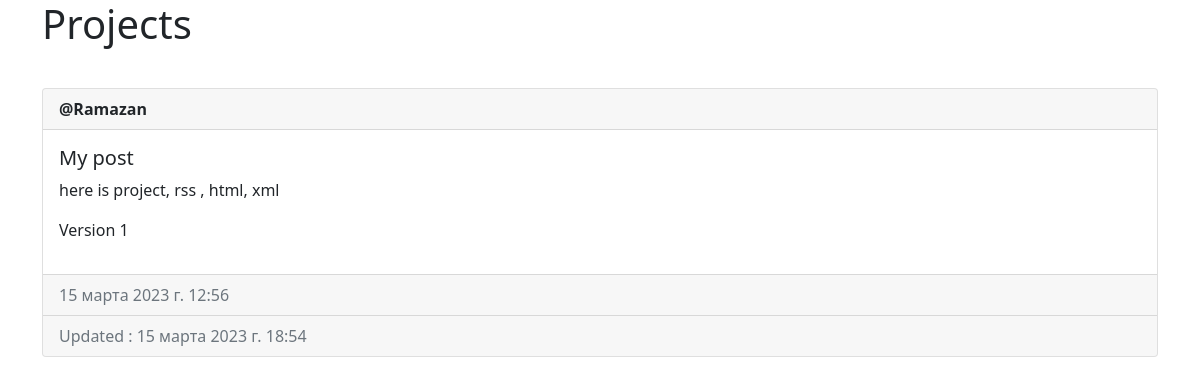
/project/7, run on the app's committed database.
### account/models.py (models this page shows, shortened)
class Post(models.Model):
    author = models.ForeignKey(User, on_delete=models.CASCADE)
    title = models.CharField(max_length=200)
    description = models.TextField()
    created_at=models.DateTimeField(auto_now_add=True)
    updated_at=models.DateTimeField(auto_now=True)
    version = models.IntegerField(default=1)

### account/views.py (the view)
# urls.py: path('project/<int:pk>', ProjectDetailView.as_view(), name='project_view'),
class ProjectDetailView(DetailView):
    model=Post
    template_name="project.html"
    form_class=PostForm
    def project(request):
        posts=Post.objects.all()
        if request.method=="POST":
            post_id=request.POST.get("post-id")
            post=Post.objects.filter(id=post_id).first()
            if post and post.author == request.user:
                post.delete()
        return render(request, 'all_projects.html', {"posts":posts})

### templates/project.html (shortened to what this page needs)
{% extends 'base.html' %}
{% block content %}
<div class="container">
<h1>Projects</h1>
<div class="card mt-2 down-div">
<div class="card-header"><strong>@{{post.author.username}}</strong></div>
<div class="card-body d-flex flex-row justify-content-between">
    <div>
      <h5 class="card-title">{{post.title}}</h5>
      <p>{{post.description}}</p>
     <p>Version {{post.version}}</p>
    </div>
</div>
<div class="card-footer text-muted">
    {{post.created_at}}
</div>
<div class="card-footer text-muted">
   <span>Updated :</span> {{post.updated_at}}
</div>
</div>
</div>
{% endblock %}

### templates/project.html (style rules this page uses)
.mt-2 { margin-top: 2.5rem!important; }

### data on the page
Post: author.username "Ramazan", title "My post", description "here is project, rss , html, xml", version "1", created_at "15 марта 2023 г. 12:56", updated_at "15 марта 2023 г. 18:54"
